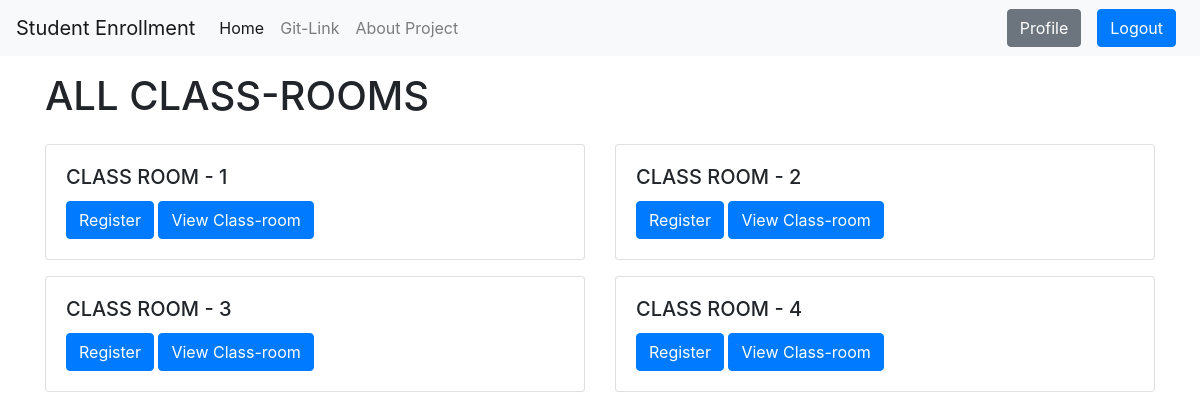
The page /student_enrollment/ (signed in) on the database its author committed.
### studentapp/models.py (models this page shows, shortened)
class ClassRoom(models.Model):
    class_name = CharField(max_length=200, null=False, unique=True)
    teacher = models.ManyToManyField(Teacher, null=True, blank=True)

### studentapp/views.py (the view, shortened to what this page needs)
# urls.py: path('', views.homepage, name='homepage'),
def homepage(request):
    all_classes = ClassRoom.objects.all()
    user_obj=None
    if request.session.has_key('role') and request.session.has_key('id'):
        if request.session['role']=='teacher':
            user_obj=Teacher.objects.get(id=request.session['id'])
        if request.session['role']=='student':
            user_obj=Student.objects.get(id=request.session['id'])
    return render(request, 'studentapp/homepage.html',{'all_classes':all_classes,'user_obj':user_obj})

### studentapp/templates/studentapp/homepage.html (shortened to what this page needs)
{% extends 'studentapp/base.html' %} {% block body %}
<div class="container">
  <h1 class="my-3">ALL CLASS-ROOMS</h1>
  <div class="row">
    {% for class in all_classes %}
    <div class="col-sm-6 my-2">
      <div class="card">
        <div class="card-body">
          <h5 class="card-title">{{class.class_name}}</h5>
          {% if user_obj.role  == 'teacher' %}
          {% else %}
          <a href="{% url 'register' class_name=class.class_name %}" class="btn btn-primary">Register</a>
          {% endif %}
          <a href="{% url 'single_class' id=class.id %}" class="btn btn-primary">View Class-room</a>
        </div>
      </div>
    </div>
    {% endfor %}
  </div>
</div>
{% endblock body %}

### rows shown on the page
ClassRoom: class_name "CLASS ROOM - 1"
ClassRoom: class_name "CLASS ROOM - 2"
ClassRoom: class_name "CLASS ROOM - 3"
ClassRoom: class_name "CLASS ROOM - 4"
